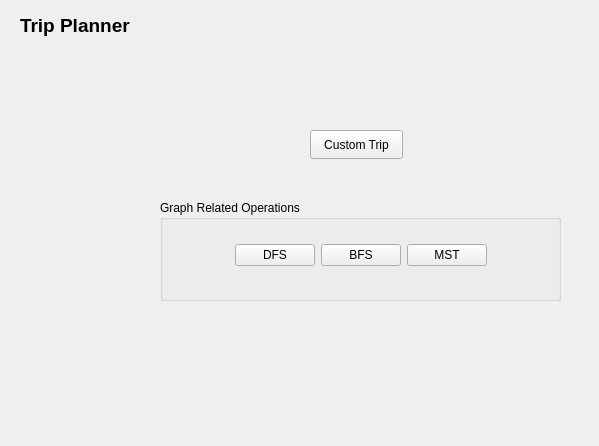
<?xml version="1.0" encoding="UTF-8"?>
<ui version="4.0">
 <class>TripPlanner</class>
 <widget class="QWidget" name="TripPlanner">
  <property name="geometry">
   <rect>
    <x>0</x>
    <y>0</y>
    <width>599</width>
    <height>446</height>
   </rect>
  </property>
  <property name="palette">
   <palette>
    <active/>
    <inactive/>
    <disabled/>
   </palette>
  </property>
  <property name="windowTitle">
   <string>Form</string>
  </property>
  <widget class="QLabel" name="label">
   <property name="geometry">
    <rect>
     <x>20</x>
     <y>10</y>
     <width>131</width>
     <height>31</height>
    </rect>
   </property>
   <property name="text">
    <string>&lt;html&gt;&lt;head/&gt;&lt;body&gt;&lt;p&gt;&lt;span style=&quot; font-size:14pt; font-weight:700;&quot;&gt;Trip Planner&lt;/span&gt;&lt;/p&gt;&lt;/body&gt;&lt;/html&gt;</string>
   </property>
  </widget>
  <widget class="QGroupBox" name="groupBox">
   <property name="geometry">
    <rect>
     <x>160</x>
     <y>200</y>
     <width>401</width>
     <height>101</height>
    </rect>
   </property>
   <property name="title">
    <string>Graph Related Operations</string>
   </property>
   <widget class="QWidget" name="horizontalLayoutWidget">
    <property name="geometry">
     <rect>
      <x>0</x>
      <y>20</y>
      <width>401</width>
      <height>71</height>
     </rect>
    </property>
    <layout class="QHBoxLayout" name="horizontalLayout">
     <property name="sizeConstraint">
      <enum>QLayout::SetDefaultConstraint</enum>
     </property>
     <item>
      <spacer name="horizontalSpacer">
       <property name="orientation">
        <enum>Qt::Horizontal</enum>
       </property>
       <property name="sizeHint" stdset="0">
        <size>
         <width>40</width>
         <height>20</height>
        </size>
       </property>
      </spacer>
     </item>
     <item>
      <widget class="QPushButton" name="DFSpushButton">
       <property name="text">
        <string>DFS</string>
       </property>
      </widget>
     </item>
     <item>
      <widget class="QPushButton" name="BFSpushButton">
       <property name="text">
        <string>BFS</string>
       </property>
      </widget>
     </item>
     <item>
      <widget class="QPushButton" name="MSTpushButton">
       <property name="text">
        <string>MST</string>
       </property>
      </widget>
     </item>
     <item>
      <spacer name="horizontalSpacer_2">
       <property name="orientation">
        <enum>Qt::Horizontal</enum>
       </property>
       <property name="sizeHint" stdset="0">
        <size>
         <width>40</width>
         <height>20</height>
        </size>
       </property>
      </spacer>
     </item>
    </layout>
   </widget>
  </widget>
  <widget class="QPushButton" name="CustomTrippushButton">
   <property name="geometry">
    <rect>
     <x>310</x>
     <y>130</y>
     <width>93</width>
     <height>29</height>
    </rect>
   </property>
   <property name="text">
    <string>Custom Trip</string>
   </property>
  </widget>
 </widget>
 <resources/>
 <connections/>
</ui>
